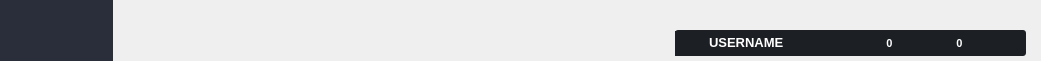
   <widget class="WindowDragger" name="windowTitlebar" native="true">
    <property name="geometry">
     <rect>
      <x>0</x>
      <y>0</y>
      <width>1041</width>
      <height>61</height>
     </rect>
    </property>
    <property name="sizePolicy">
     <sizepolicy hsizetype="Preferred" vsizetype="Fixed">
      <horstretch>0</horstretch>
      <verstretch>0</verstretch>
     </sizepolicy>
    </property>
    <property name="minimumSize">
     <size>
      <width>0</width>
      <height>0</height>
     </size>
    </property>
    <property name="autoFillBackground">
     <bool>false</bool>
    </property>
    <property name="styleSheet">
     <string notr="true">#windowTitlebar{
border: 0px none palette(base); 
background-color: #2A2D3A;
height:20px;
border: none;
margin: 0px;
padding: 0px;
}</string>
    </property>
    <widget class="QToolButton" name="UIMinButton">
     <property name="geometry">
      <rect>
       <x>980</x>
       <y>0</y>
       <width>27</width>
       <height>27</height>
      </rect>
     </property>
     <property name="font">
      <font>
       <weight>75</weight>
       <bold>true</bold>
      </font>
     </property>
     <property name="styleSheet">
      <string notr="true">#UIMinButton{
  background-color:none;
  border:none;
  width:16px;
  height:16px;
  padding:4px;
}
#UIMinButton:hover{
  background-color:palette(alternate-base);
}
##UIMinButton:pressed{
  background-color:palette(highlight);
}</string>
     </property>
     <property name="text">
      <string/>
     </property>
     <property name="icon">
      <iconset resource="darkstyle.qrc">
       <normaloff>:/darkstyle/icon_window_minimize.png</normaloff>:/darkstyle/icon_window_minimize.png</iconset>
     </property>
    </widget>
    <widget class="QToolButton" name="UICloseButton">
     <property name="geometry">
      <rect>
       <x>1009</x>
       <y>0</y>
       <width>27</width>
       <height>27</height>
      </rect>
     </property>
     <property name="font">
      <font>
       <weight>75</weight>
       <bold>true</bold>
      </font>
     </property>
     <property name="styleSheet">
      <string notr="true">#UICloseButton{
  background-color:none;
  border:none;
  width:16px;
  height:16px;
  padding:4px;
}
#UICloseButton:hover{
  background-color:palette(alternate-base);
}
##UICloseButton:pressed{
  background-color:palette(highlight);
}</string>
     </property>
     <property name="icon">
      <iconset resource="darkstyle.qrc">
       <normaloff>:/darkstyle/icon_close.png</normaloff>:/darkstyle/icon_close.png</iconset>
     </property>
    </widget>
    <widget class="QLabel" name="UILogo">
     <property name="geometry">
      <rect>
       <x>-8</x>
       <y>-2</y>
       <width>121</width>
       <height>71</height>
      </rect>
     </property>
     <property name="styleSheet">
      <string notr="true">background-color: #2A2D3A;
height:20px;
border: none;
margin: 0px;
padding: 0px;
color: #fff;
image: url(:/darkstyle/icon.png);</string>
     </property>
     <property name="text">
      <string/>
     </property>
    </widget>
    <widget class="QWidget" name="UIUserWidget" native="true">
     <property name="geometry">
      <rect>
       <x>675</x>
       <y>30</y>
       <width>351</width>
       <height>26</height>
      </rect>
     </property>
     <property name="styleSheet">
      <string notr="true">background-color: rgb(28, 32, 37);
border-radius: 3px;</string>
     </property>
     <widget class="QLabel" name="UIUserNick">
      <property name="geometry">
       <rect>
        <x>34</x>
        <y>4</y>
        <width>131</width>
        <height>16</height>
       </rect>
      </property>
      <property name="font">
       <font>
        <family>MS Shell Dlg 2</family>
        <pointsize>10</pointsize>
        <weight>75</weight>
        <bold>true</bold>
       </font>
      </property>
      <property name="styleSheet">
       <string notr="true">color: rgb(255, 255, 255);</string>
      </property>
      <property name="text">
       <string>USERNAME</string>
      </property>
      <property name="alignment">
       <set>Qt::AlignLeading|Qt::AlignLeft|Qt::AlignVCenter</set>
      </property>
     </widget>
     <widget class="QtMaterialAvatar" name="UIUserAvatar" native="true">
      <property name="geometry">
       <rect>
        <x>-3</x>
        <y>1</y>
        <width>34</width>
        <height>25</height>
       </rect>
      </property>
     </widget>
     <widget class="QPushButton" name="UIUserMessageIcon">
      <property name="geometry">
       <rect>
        <x>170</x>
        <y>2</y>
        <width>23</width>
        <height>23</height>
       </rect>
      </property>
      <property name="styleSheet">
       <string notr="true">QPushButton{
border: none;
margin: 0px;
padding: 0px;
border-radius: 10px;
background-color: rgb(28, 32, 37);
image: url(:/darkstyle/message.png);
}
QPushButton:hover {

 }</string>
      </property>
      <property name="text">
       <string/>
      </property>
      <property name="iconSize">
       <size>
        <width>30</width>
        <height>30</height>
       </size>
      </property>
     </widget>
     <widget class="QPushButton" name="UIUserNotiIcon">
      <property name="geometry">
       <rect>
        <x>243</x>
        <y>2</y>
        <width>23</width>
        <height>23</height>
       </rect>
      </property>
      <property name="styleSheet">
       <string notr="true">QPushButton{
border: none;
margin: 0px;
padding: 0px;
border-radius: 10px;
background-color: rgb(28, 32, 37);
image: url(:/darkstyle/notification.png);
}
QPushButton:hover {

 }</string>
      </property>
      <property name="text">
       <string/>
      </property>
      <property name="iconSize">
       <size>
        <width>30</width>
        <height>30</height>
       </size>
      </property>
     </widget>
     <widget class="QPushButton" name="UIUserMessageTxt">
      <property name="geometry">
       <rect>
        <x>194</x>
        <y>5</y>
        <width>41</width>
        <height>16</height>
       </rect>
      </property>
      <property name="font">
       <font>
        <pointsize>8</pointsize>
        <weight>75</weight>
        <bold>true</bold>
       </font>
      </property>
      <property name="styleSheet">
       <string notr="true">QPushButton{
border: none;
margin: 0px;
padding: 0px;
border-radius: 10px;
color: rgb(255, 255, 255);
}
QPushButton:hover {

 }</string>
      </property>
      <property name="text">
       <string>0</string>
      </property>
     </widget>
     <widget class="QPushButton" name="UIUserNotiTxt">
      <property name="geometry">
       <rect>
        <x>264</x>
        <y>5</y>
        <width>41</width>
        <height>16</height>
       </rect>
      </property>
      <property name="font">
       <font>
        <pointsize>8</pointsize>
        <weight>75</weight>
        <bold>true</bold>
       </font>
      </property>
      <property name="styleSheet">
       <string notr="true">QPushButton{
border: none;
margin: 0px;
padding: 0px;
border-radius: 10px;
color: rgb(255, 255, 255);
}
QPushButton:hover {

 }</string>
      </property>
      <property name="text">
       <string>0</string>
      </property>
     </widget>
     <widget class="QPushButton" name="UIUserPremiumIcon">
      <property name="geometry">
       <rect>
        <x>313</x>
        <y>0</y>
        <width>23</width>
        <height>23</height>
       </rect>
      </property>
      <property name="styleSheet">
       <string notr="true">QPushButton{
border: none;
margin: 0px;
padding: 0px;
border-radius: 10px;
background-color: rgb(28, 32, 37);
image: url(:/darkstyle/premium.png);
}
QPushButton:hover {

 }</string>
      </property>
      <property name="text">
       <string/>
      </property>
      <property name="iconSize">
       <size>
        <width>30</width>
        <height>30</height>
       </size>
      </property>
     </widget>
    </widget>
    <zorder>UIMinButton</zorder>
    <zorder>UICloseButton</zorder>
    <zorder>UIUserWidget</zorder>
    <zorder>UILogo</zorder>
   </widget>
